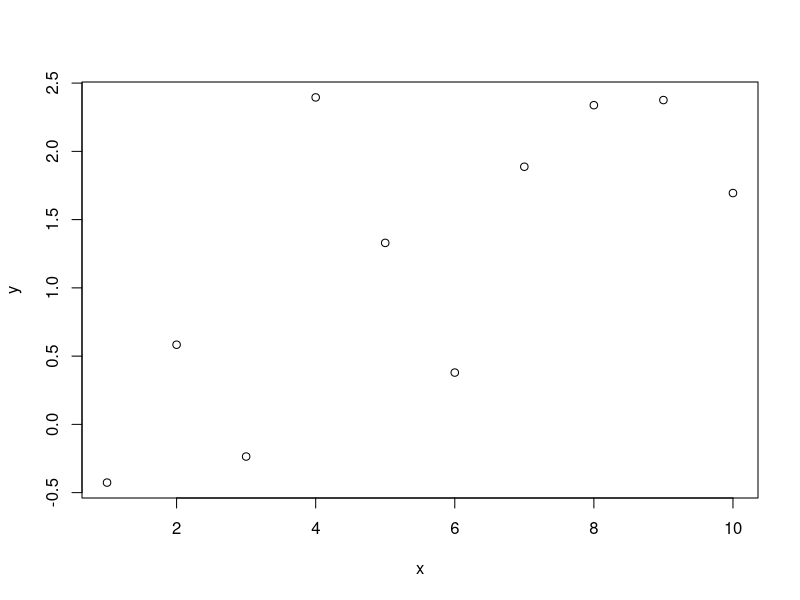
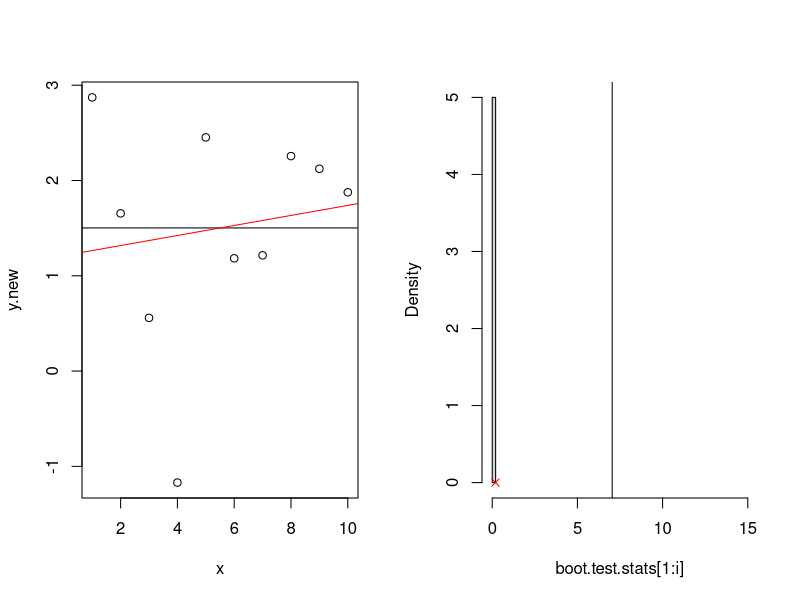
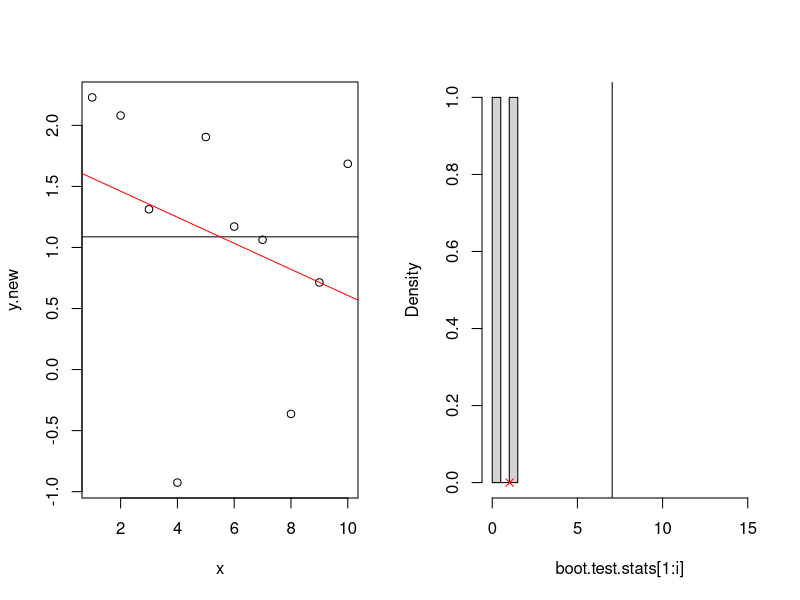
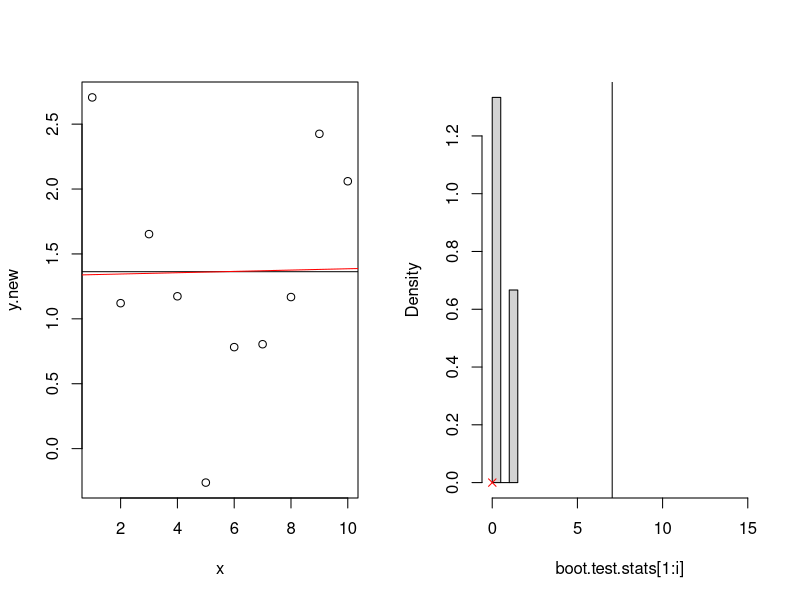
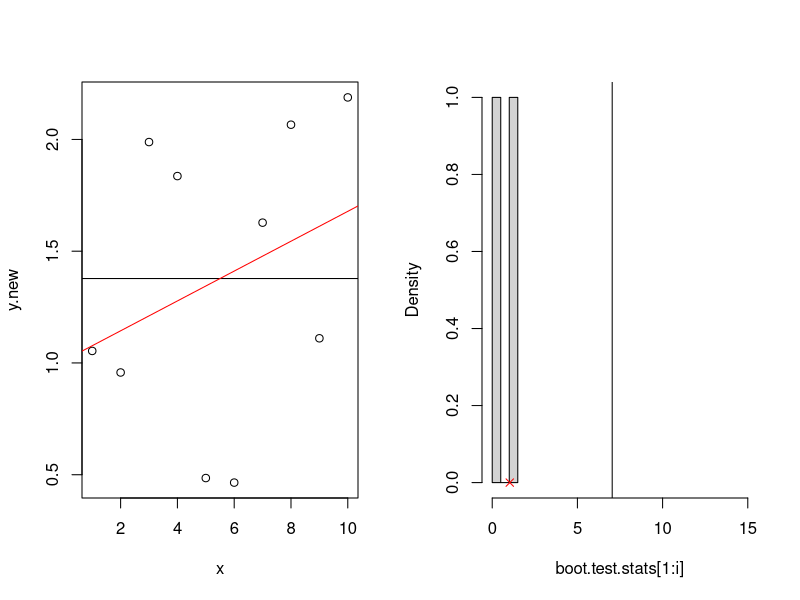
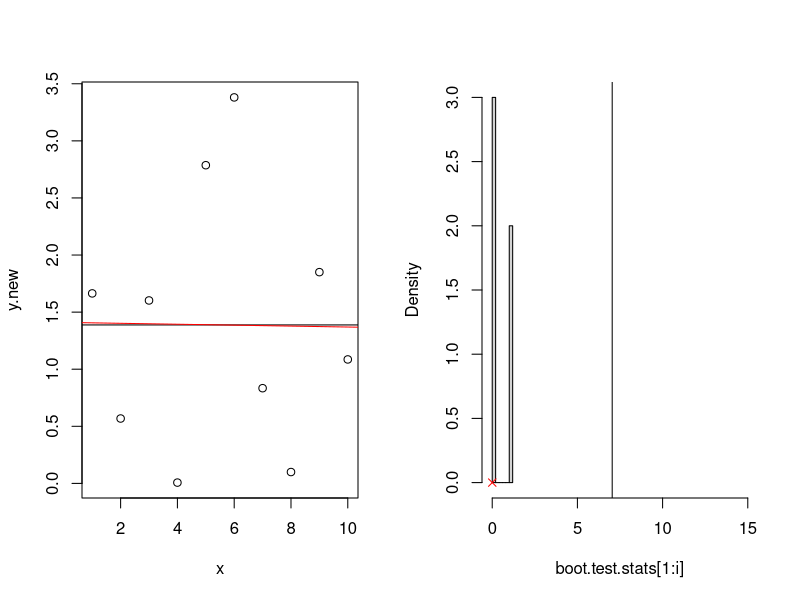
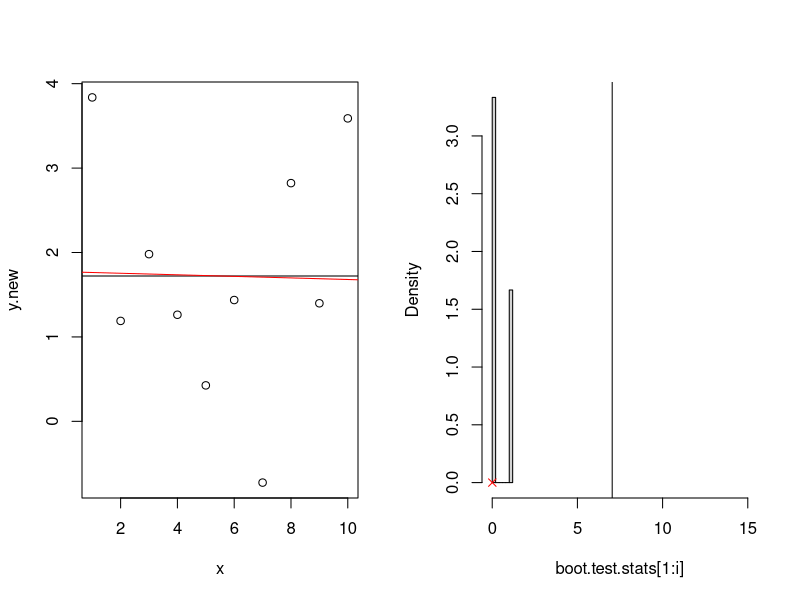
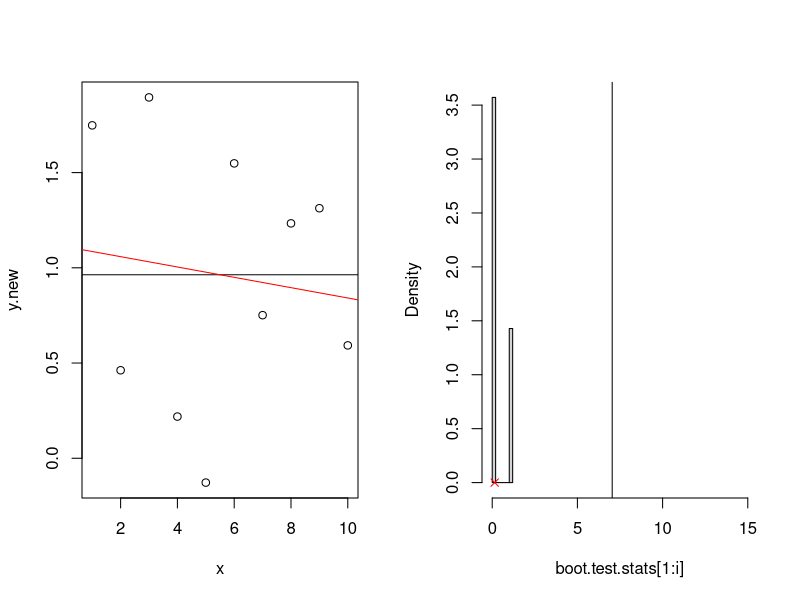

Reproduce these figures in R, in order.

# 1. Generate some data. 
set.seed(1)
n<-10 # the sample size
x<-seq(from=1,to=10,length=n)
y<-0.2*x+rnorm(n) # use this for full model to be true
#y<-rnorm(10) # use this for reduced model to be true
plot(x,y)

# 2. Fit the two linear models
lm.full<-lm(y~x)
lm.reduced<-lm(y~1)


# 3. Usual F-test to test H_0: lm.reduced is the true model
anova(lm.reduced,lm.full)

# 4. Compute maximum likelihood estimates for parameters in reduced model
(mu.mle<-mean(y))
(sigmasq.mle<-mean((y-mu.mle)^2))

# compare estimates with those in the fitted model - will they be the same?
lm.reduced$coefficients[1]
summary(lm.reduced)$sigma ^2
summary(lm.reduced)$sigma ^2*9/10


# 5. Evaluate the log-likelihood for the full model
sum(log(dnorm(y,mu.mle,sigmasq.mle^0.5)))

# direct way to get the log likelihood in R. 
logLik(lm.reduced)

# Compute log likelihood for full model
logLik(lm.full)

# 6. Perform the GLRT with chi-sq approximation
(obs.test.statistic<- -2*(logLik(lm.reduced) - logLik(lm.full)))
attributes(obs.test.statistic)<-NULL # get rid of the 'clutter'!

# Calculate the p-value. How does it compare with the p-value in step 3?
1-pchisq(obs.test.statistic,1)


#########################
##### Bootstrapping #####
#########################

# 7. The bootstrap hypothesis test 

# Choose how many test-statistics to sample, and set up a placeholder
N<-10
boot.test.stats<-rep(0,N)
wait<-"yes"
for(i in 1:N){
	
	# Generate new data from the reduced model
	y.new<-unlist(simulate(lm.reduced))
	
	# Fit both models to the new data
	lm.full.new<-lm(y.new~x)
	lm.reduced.new<-lm(y.new~1)
	
	# Calculate the test statistic for the new models
	boot.test.stats[i]<- -2*(logLik(lm.reduced.new) - logLik(lm.full.new))
	par(mfrow=c(1,2))
	plot(x,y.new)
	abline(lm.reduced.new)
	abline(lm.full.new,col="red")
	
	hist(boot.test.stats[1:i],prob=T,xlim=c(0,15),main="")
	points(boot.test.stats[i],0,pch=4,col="red")
	abline(v=obs.test.statistic)
	print(c(logLik(lm.reduced.new) , logLik(lm.full.new)))
	if(wait!="r"){wait<-readline()}
}

# Plot test statistics and chis-sq approximation
hist(boot.test.stats,prob=T)
curve(dchisq(x,df=1),from=0,to=20,add=T)
points(obs.test.statistic,0,pch=4,col="red")

# Get the p-value - how many simulated test statstics are larger than the observed one?
# How does the p-value compare with the anova test p-value in step 3?
mean(boot.test.stats>obs.test.statistic)



# 8. Bootstrapping for confidence intervals for the full model
# (Computationally, better to do this simultaneously with the hypothesis test)

# Choose how many test-statistics to sample, and set up a placeholder
N<-100
boot.parameters<-matrix(0,N,3)
wait<-"no"
for(i in 1:N){
	
	# Generate new data from the full model
	y.new<-unlist(simulate(lm.full))
	
	# Fit full model to the new data
	lm.full.new<-lm(y.new~x)
	
	# Extract parameter estimates for full model
	boot.parameters[i,1:2]<-lm.full.new$coefficients
	boot.parameters[i,3]<-summary(lm.full.new)$sigma
	par(mfrow=c(2,2))
	plot(x,y.new)
	abline(lm.full)
	hist(boot.parameters[1:i,1],prob=T,main="alpha")
	points(boot.parameters[i,1],0,pch=4,col="red")
	hist(boot.parameters[1:i,2],prob=T,main="beta")
	points(boot.parameters[i,2],0,pch=4,col="red")
	hist(boot.parameters[1:i,3],prob=T,main="sigma")
	points(boot.parameters[i,3],0,pch=4,col="red")
	if(wait!="r"){wait<-readline()}
	}
	
# 8.1 Calculate sample confidence intervals
apply(boot.parameters,2,quantile,probs=c(0.025,0.975))

# 8.2 Alternative CIs for intercept and slope
(boot.m<-apply(boot.parameters[,1:2],2,mean))
(boot.se<-apply(boot.parameters[,1:2],2,sd))
matrix(c(boot.m-2*boot.se,boot.m+2*boot.se),2,2)

# 8.3 Compare with usual confidence intervals
confint(lm.full)

# boot.m and boot.se are very similar to estimates and standard errors in 
summary(lm.full)$coefficients
# Bootstrap interval is narrower because correct interval uses +/-
qt(0.975,n-2)
# estimated standard errors, rather than +/-2 estimated standard errors. 
# Boostrap CI hasn't accounted for uncertainty in sigma.

# 8.4 Interval for sigma^2 based on chi-sq distribution
(sigma.CI<-c( ((n-2)/qchisq(0.975,n-2))^0.5*summary(lm.full)$sigma, ((n-2)/qchisq(0.025,n-2))^0.5*summary(lm.full)$sigma))
